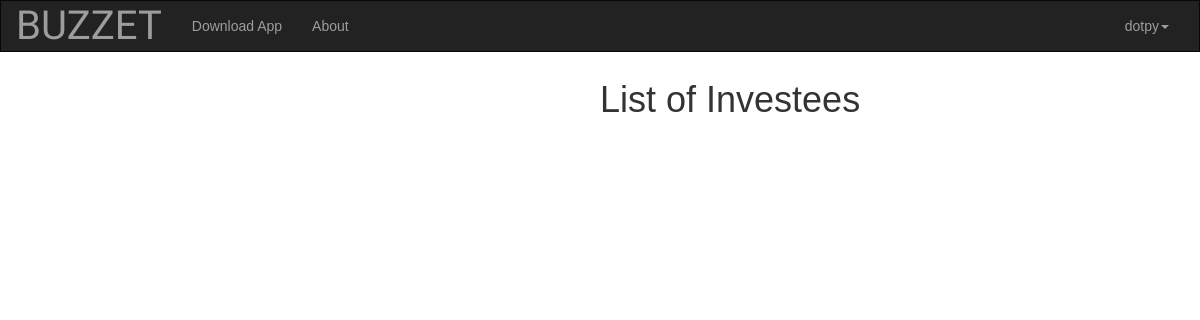
Before: /ocrapp/investee/ (signed in) with the older database file.
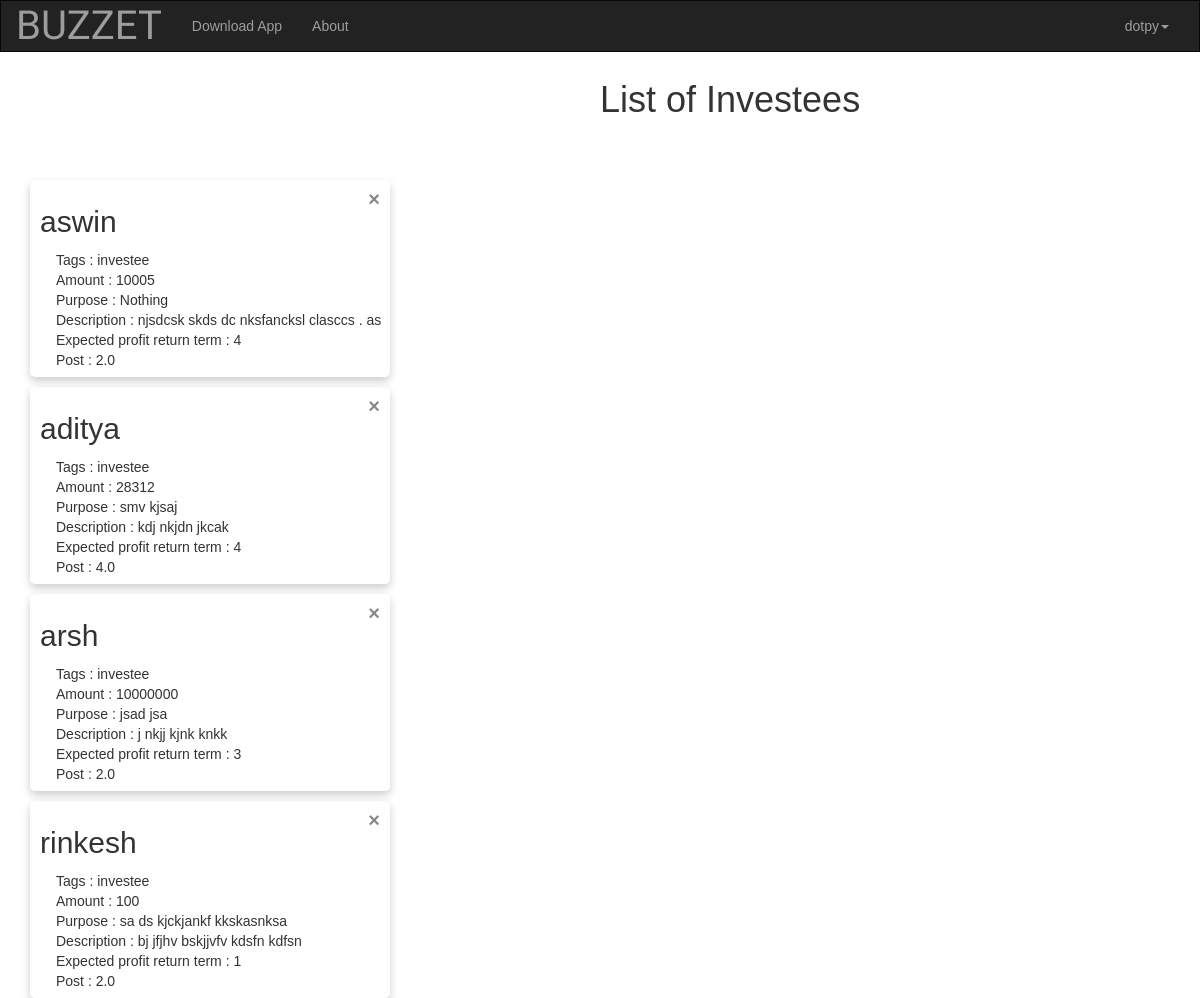
After: the same page with the newer database file.
### ocrapp/models.py (models this page shows)
class community(models.Model):
    name = models.CharField(max_length = 50)
    tag = models.CharField(max_length=50)
    amount = models.IntegerField(default = 10000)
    purpose = models.CharField(max_length=100)
    descr = models.CharField(max_length=2000)
    exp_profit = models.IntegerField(default = 1)
    rating = models.FloatField(null=True, blank=True, default=2)

### ocrapp/views.py (the view)
# urls.py: path('investee/',views.investee_view,name='investee'),
@login_required
def investee_view(request):
    investee_list = []
    sub_list = []
    posts = community.objects.order_by('tag')
    sub_data = sub.objects.order_by('sub_status')
    for x in sub_data:
        sub_list.append(x)
    for entry in posts:
        if entry.tag == 'investee':
                    investee_list.append(entry)
    sub_new_list = []
    for sub_try in sub_list:
        if sub_try.sub_status == 1 :
            for post in investee_list:
                if post.amount <= 100000:
                    sub_new_list.append(post)
    return render(request,'ocrapp/investee.html',{'investee_list':investee_list,'sub':set(sub_new_list)})

### templates/ocrapp/investee.html (shortened to what this page needs)
{% extends "ocrapp/base.html" %}
{% load static %}
{% block body_block %}
<br><br><br>
<h1 style="margin-left:600px;">List of Investees</h1>
<br><br>
{% if user.is_superuser %}
    {% for post in investee_list %}
        {% if post.name == user.username %}
        {% else %}
                <div class="card">
              <span class="closebtn" onclick="this.parentElement.style.display='none'">&times;</span>
              <h2>{{post.name}}</h2>
              <div class="container">
                <div>Tags : {{post.tag}}</div>
                  <div>Amount : {{post.amount}}</div>
                  <div>Purpose : {{post.purpose}}</div>
                  <div>Description : {{post.descr}}</div>
                  <div>Expected profit return term : {{post.exp_profit}}</div>
                  <div>Post : {{post.rating}}</div>
              </div>
            </div>
        {% endif %}
    {% endfor %}
    {% endif %}
  </body>
</html>
{% endblock %}

Changed rows visible on the page:
added community: name "aswin", tag "investee", amount "10005", purpose "Nothing", descr "njsdcsk skds dc nksfancksl clasccs . as", exp_profit "4", rating "2.0"
added community: name "aditya", tag "investee", amount "28312", purpose "smv kjsaj", descr "kdj nkjdn jkcak", exp_profit "4", rating "4.0"
added community: name "arsh", tag "investee", amount "10000000", purpose "jsad jsa", descr "j nkjj kjnk knkk", exp_profit "3", rating "2.0"
added community: name "rinkesh", tag "investee", amount "100", purpose "sa ds kjckjankf kkskasnksa", descr "bj jfjhv bskjjvfv kdsfn kdfsn", exp_profit "1", rating "2.0"
